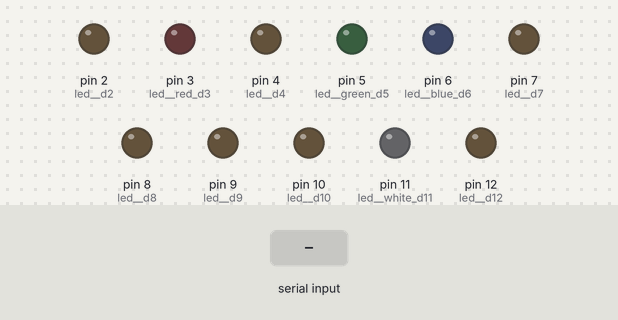
Recording of a program running on a simulated Arduino Nano, built with avr-gcc and run on an emulated ATmega328P. Parts: output pins drawn as LEDs (lit = HIGH). The inputs (shaded band) are chosen by the test bench. What the program prints to the serial monitor is not drawn.

Above: at 1.2 s.
1.3 s: "90,45,200;" received over Serial
2.8 s: "2;" received over Serial
At 4.0 s:
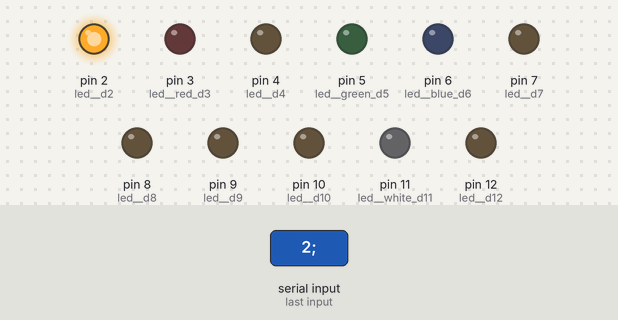
4.3 s: "4;" received over Serial
At 5.2 s:
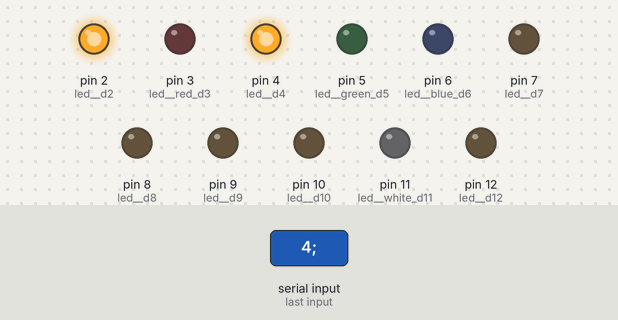
5.8 s: "8;" received over Serial
At 6.3 s:
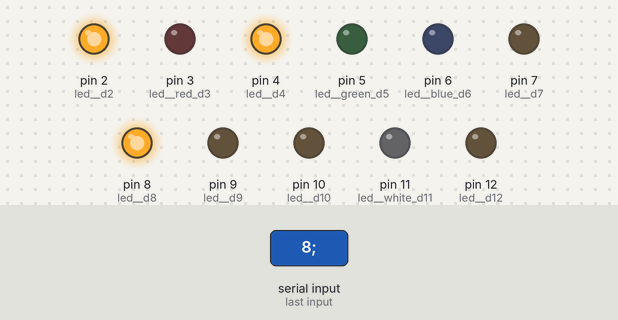
7.3 s: "9;" received over Serial
At 8.6 s:
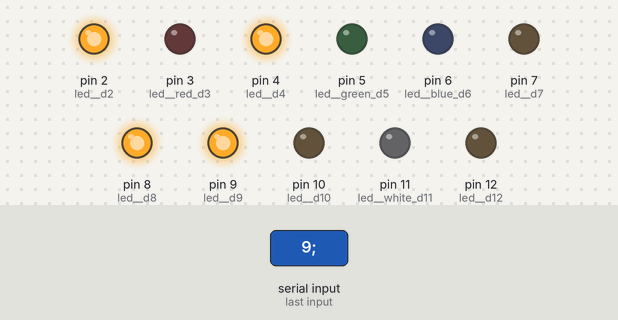
Timing chart, 0 to 9.8 s (numbered marks = the images above; inputs shaded):
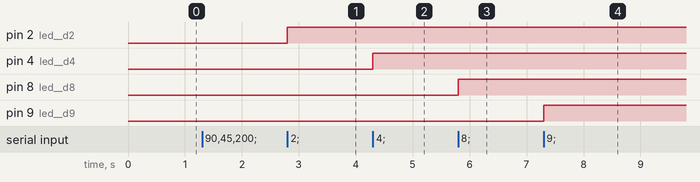

The program:

main.cpp
```cpp
#include <Arduino.h>
#include "parser.h"
/*
Обозначение на плате	Обозначение в прошивке	Возможности пина
TX1	                  1	                      Цифровой ввод/вывод, Serial TX
RX0	                  0	                      Цифровой ввод/вывод, Serial RX
RST		                                        Пин перезагрузки
GND		                                        Земля или V-
D2	                  2	                      Цифровой ввод/вывод
D3	                  3	                      Цифровой ввод/вывод, ШИМ
D4	                  4	                      Цифровой ввод/вывод
D5	                  5	                      Цифровой ввод/вывод, ШИМ
D6	                  6	                      Цифровой ввод/вывод, ШИМ
D7	                  7	                      Цифровой ввод/вывод
D8	                  8	                      Цифровой ввод/вывод
D9	                  9	                      Цифровой ввод/вывод, ШИМ
D10	                  10	                    Цифровой ввод/вывод, ШИМ, SPI SS
D11	                  11	                    Цифровой ввод/вывод, ШИМ, SPI MOSI
D12	                  12	                    Цифровой ввод/вывод, SPI MISO
D13	                  13	                    Цифровой ввод/вывод, LED, SPI SCK
3.3V		                                       3.3 В
REF		                                        Пин опорного напряжения
A0	A0 или 14	Аналоговый пин с 8-ми битным АЦП
A1	A1 или 15	Аналоговый пин с 8-ми битным АЦП
A2	A2 или 16	Аналоговый пин с 8-ми битным АЦП
A3	A3 или 17	Аналоговый пин с 8-ми битным АЦП
A4	A4 или 18	Аналоговый пин с 8-ми битным АЦП, I2C SDA
A5	A5 или 19	Аналоговый пин с 8-ми битным АЦП, I2C SCL
A6	A6	Аналоговый пин с 8-ми битным АЦП
A7	A7	Аналоговый пин с 8-ми битным АЦП
5V		5 В или V+
RES		Пин перезагрузки
GND		Земля или V-
VIN		Пин питания
*/

#define led__red_d3 3
#define led__green_d5 5
#define led__blue_d6 6
#define led__white_d11 11

#define led__d2 2
#define led__d4 4
#define led__d7 7
#define led__d8 8
#define led__d9 9
#define led__d10 10
#define led__d12 12

int red = 0;
int green = 0;
int blue = 0;
int white = 0;
int brightness = 0;
// int read__d = 0;

void setup() {
  Serial.begin(115200);
  Serial.setTimeout(500);
// Пины D9 и D10 - 31.4 кГц
  TCCR1A = 0b00000001;  // 8bit
  TCCR1B = 0b00000001;  // x1 phase correct

  pinMode(led__red_d3, OUTPUT);
  pinMode(led__green_d5, OUTPUT);
  pinMode(led__blue_d6, OUTPUT);
  pinMode(led__white_d11, OUTPUT);
  pinMode(led__d2, OUTPUT);
  pinMode(led__d4, OUTPUT);
  pinMode(led__d7, OUTPUT);
  pinMode(led__d8, OUTPUT);
  pinMode(led__d9, OUTPUT);
  pinMode(led__d10, OUTPUT);
  pinMode(led__d12, OUTPUT);
}

void loop() {
  if (Serial.available()) {
    char str[30];
    char amount = Serial.readBytesUntil(';', str, 30);
    str[amount] = NULL;

    Parser data(str, ',');
    int ints[24];
    data.parseInts(ints);
    // int am = data.split();
    // Serial.print(ints[0]);
    switch (ints[0]) {
      case 0:
        brightness = ints[5];
        red = int((ints[1]*brightness)/100);
        green = int((ints[2]*brightness)/100);
        blue = int((ints[3]*brightness)/100);
        white = int((ints[4]*brightness)/100);
        analogWrite(led__red_d3,red);
        analogWrite(led__green_d5,green);
        analogWrite(led__blue_d6,blue);
        analogWrite(led__white_d11,white);
        // Serial.print(red);
        // Serial.print(brightness);
        break;
      case 2:
        digitalWrite(led__d2, ints[1]);
        Serial.print("led__d2");
        break;
      case 4:
        digitalWrite(led__d4, ints[1]);
        Serial.print("led__d4");
        break;
      case 8:
        digitalWrite(led__d8, ints[1]);
        Serial.print("led__d8");
        break;
      case 9:
        digitalWrite(led__d9, ints[1]);
        Serial.print("led__d9");
        break;
      case 10:
        analogWrite(led__d10, ints[1]);
        // Serial.print(analogRead(led__d10)/4);
        break;
      case 12:
        digitalWrite(led__d12, ints[1]);
        Serial.print("led__d12");
        break;
      default:
        Serial.print("default");
        break;
    }
  }
}
```

parser.h
```cpp
#ifndef Parser_h
#define Parser_h
// простой и быстрый парсер строк в отдельные строки и числа

class Parser {
  public:
    Parser (char* data, char newDiv = ',') {
      buf = data;
      div = newDiv;
    }
    ~Parser() {
      clear();
    }
    void clear() {
      if (str) free(str);
    }
    int amount() {
      int i = 0, count = 0;
      while (buf[i++]) if (buf[i] == div) count++;  // подсчёт разделителей
      return ++count;
    }
    int split() {
      int am = amount();            // количество данных
      clear();                      // освобождаем буфер
      str = (char**)malloc(am * sizeof(char*)); // создаём буфер
      str[0] = buf;                 // строка 0
      int i = 0, j = 0;             // счётчики
      while (buf[i]) {              // пока не NULL
        if (buf[i] == div) {        // если разделитель
          buf[i] = '\0';            // меняем на NULL
          str[++j] = buf + i + 1;   // запоминаем начало строки
        }
        i++;
      }
      return am;
    }
    int16_t getInt(int num) {
      return atol(str[num]);
    }
    float getFloat(int num) {
      return atof(str[num]);
    }
    bool equals(int num, const char* comp) {
      return !strcmp(str[num], comp);
    }
    int parseInts(int* data) {
      int count = 0;
      char* offset = buf;
      while (true) {
        data[count++] = atoi(offset);
        offset = strchr(offset, div);
        if (offset) offset++;
        else break;
      }
      return count;
    }
    int parseBytes(byte* data) {
      int count = 0;
      char* offset = buf;
      while (true) {
        data[count++] = atoi(offset);
        offset = strchr(offset, div);
        if (offset) offset++;
        else break;
      }
      return count;
    }

    char* buf = NULL;
    char** str = NULL;

    char* operator [] (uint16_t idx) {
      return str[idx];
    }
    char div;
  private:
};

#endif
```

Measured:
- after the input at 1.3 s, every drawn part: stays the same
- after the input at 2.8 s, pin 2 (led__d2): LOW → HIGH at once
- after the input at 4.3 s, pin 4 (led__d4): LOW → HIGH at once
- after the input at 5.8 s, pin 8 (led__d8): LOW → HIGH at once
- after the input at 7.3 s, pin 9 (led__d9): LOW → HIGH at once
